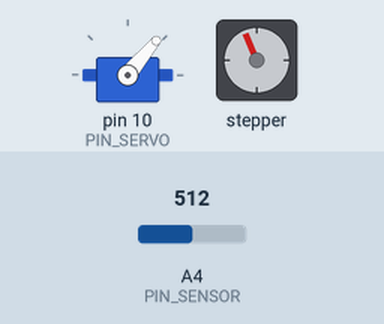
A sketch run on a simulated Arduino Uno, built with avr-gcc and run on an emulated ATmega328P. Parts: servo, stepper motor. The test bench sets the inputs (shaded band); at power-on: A4 (PIN_SENSOR) = 512. Stepper angles assume 200 steps per turn.

Above: at 1.2 s.
1.3 s: A4 (PIN_SENSOR) set to 302
At 1.65 s:
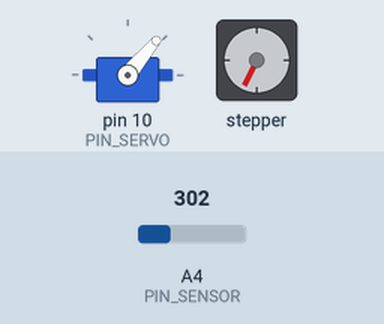
4.3 s: A4 (PIN_SENSOR) set to 274
At 5.4 s:
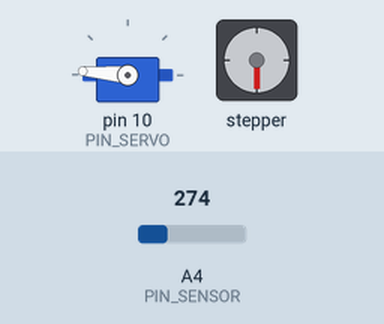
At 6.35 s:
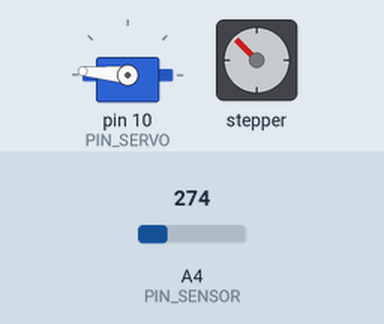
Timing chart, 0 to 19.3 s (numbered marks = the images above; inputs shaded):
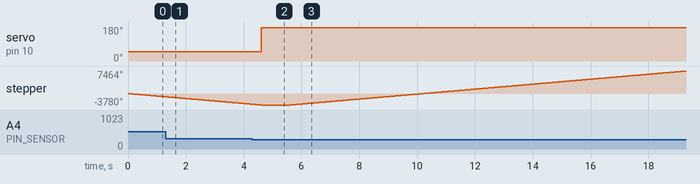

Measured:
- the behaviour switches between 291 and 290 on A4 (PIN_SENSOR) (found by bisection; images 1 and 2)
- after the input at 4.3 s, servo on pin 10 (PIN_SERVO): 50° → 175° after 0.30 s

The sketch:

drop.ino
```cpp
#include <AFMotor.h>
#include <Servo.h>

// Keypad constants
#define PIN_KEYPAD A1

// Stepper constants
#define PIN_MOTORZ 2
#define STEPS_PER_REVOLUTION 200
#define SPEED 150
#define STEPS 150
#define STEP_TYPE DOUBLE // 2x the torque

// Servo constants
#define PIN_SERVO 10
#define MIN_PULSE 640
#define MAX_PULSE 2400
#define ANGLE_I 50
#define ANGLE_F 175

// IR Sensor Constants
#define PIN_SENSOR A4

// Allocate
AF_Stepper motorZ(STEPS_PER_REVOLUTION, PIN_MOTORZ);
Servo hitec;

// Functions
void setup() {
  motorZ.setSpeed(SPEED);
  hitec.attach(PIN_SERVO, MIN_PULSE, MAX_PULSE);
  hitec.write(ANGLE_I);

  // Serial.begin(9600);
}

void loop() {
  for(int col = 0; col < 3 ; ++col){
    int voltage = analogRead(col + PIN_KEYPAD);
    /*if(voltage > 125) {
      Serial.print("Col = ");
      Serial.print(col);
      Serial.print(" Voltage = ");
      Serial.print(voltage);
      Serial.print(" Row = ");
      Serial.print(row);
      Serial.println();
    }*/
    // If button is pressed and not the same as the previously pressed button.
    if(voltage > 125) {
        if(col == 0) { // 1
          // Serial.println("Move DOWN");
          while(analogRead(PIN_SENSOR) > 290) {
             // Serial.println(analogRead(PIN_SENSOR));
             motorZ.step(STEPS, BACKWARD, STEP_TYPE);
          }

          // hook
          hitec.write(ANGLE_F);
          delay(1000);

          // Serial.println("Move UP");
          while(analogRead(PIN_SENSOR) < 600){
             motorZ.step(STEPS, FORWARD, STEP_TYPE);
          }
        }
        else if(col == 1) { // 2
          // Serial.println("Move UP");
          motorZ.step(STEPS, FORWARD, STEP_TYPE);
        }
        else if(col == 2) { // 3
          // Serial.println("Move HOOK");
          if(hitec.read() == ANGLE_F){
            hitec.write(ANGLE_I);
          }
          else{
            hitec.write(ANGLE_F);
          }
          delay(1000);
        }
       break;
      }
      else {
        motorZ.release();
      }
    }
  delay(50);
}
```
